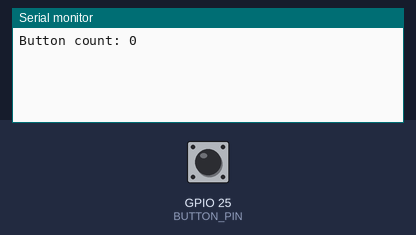
A sketch run on a simulated ESP32. Parts: the last lines printed to the serial monitor. The test bench sets the inputs (shaded band); at power-on: GPIO 25 (BUTTON_PIN) HIGH.

Above: at 1.2 s.
1.3 s: GPIO 25 (BUTTON_PIN) pulled LOW for 0.15 s
At 2.2 s:
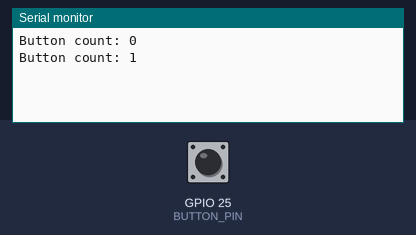
2.9 s: GPIO 25 (BUTTON_PIN) pulled LOW for 1 s
At 3.4 s:
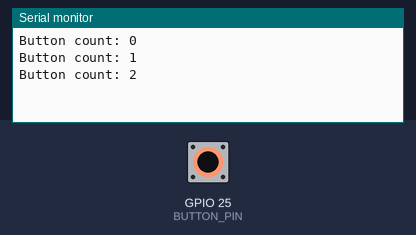
5.4 s: GPIO 25 (BUTTON_PIN) pulled LOW for 0.15 s
At 6.5 s:
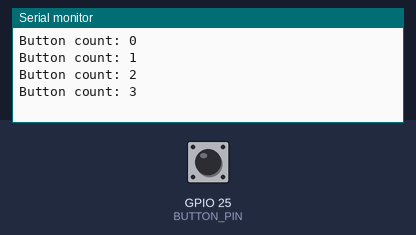
Timing chart, 0 to 8.4 s (numbered marks = the images above; inputs shaded):
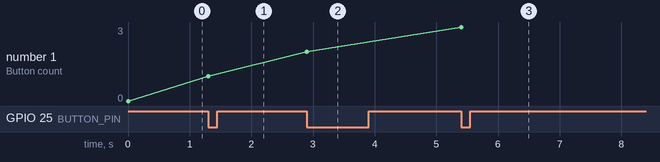

Measured:
- after the input at 1.3 s, the serial monitor: prints a new line at once (image 1)
- after the input at 2.9 s, the serial monitor: prints a new line at once (image 2)
- after the input at 5.4 s, the serial monitor: prints a new line at once (image 3)
- plotted number 1: 0 → 1 after the input at 1.3 s, 1 → 2 after the input at 2.9 s, 2 → 3 after the input at 5.4 s

The sketch:

momentary_switch_example.ino
```cpp
#define BUTTON_PIN 25
#define NUMBER_OF_CHARACTERS 4
#define BUTTON_DELAY 200

volatile int buttonCounter = 0;

void IRAM_ATTR handleButton() {
  static unsigned long lastInterruptTime = 0;
  unsigned long interruptTime = millis();
  if (interruptTime - lastInterruptTime > BUTTON_DELAY) {
    buttonCounter = (buttonCounter + 1) % NUMBER_OF_CHARACTERS;
    lastInterruptTime = interruptTime;
  }
}

void setup() {
  Serial.begin(115200);

  pinMode(BUTTON_PIN, INPUT_PULLUP);

  // Trigger on falling edge (button press)
  attachInterrupt(digitalPinToInterrupt(BUTTON_PIN), handleButton, FALLING);
}

void loop() {
  // Just read the current count
  static int lastValue = -1;

  if (buttonCounter != lastValue) {
    lastValue = buttonCounter;
    Serial.printf("Button count: %d\n", buttonCounter);
  }

}
```
